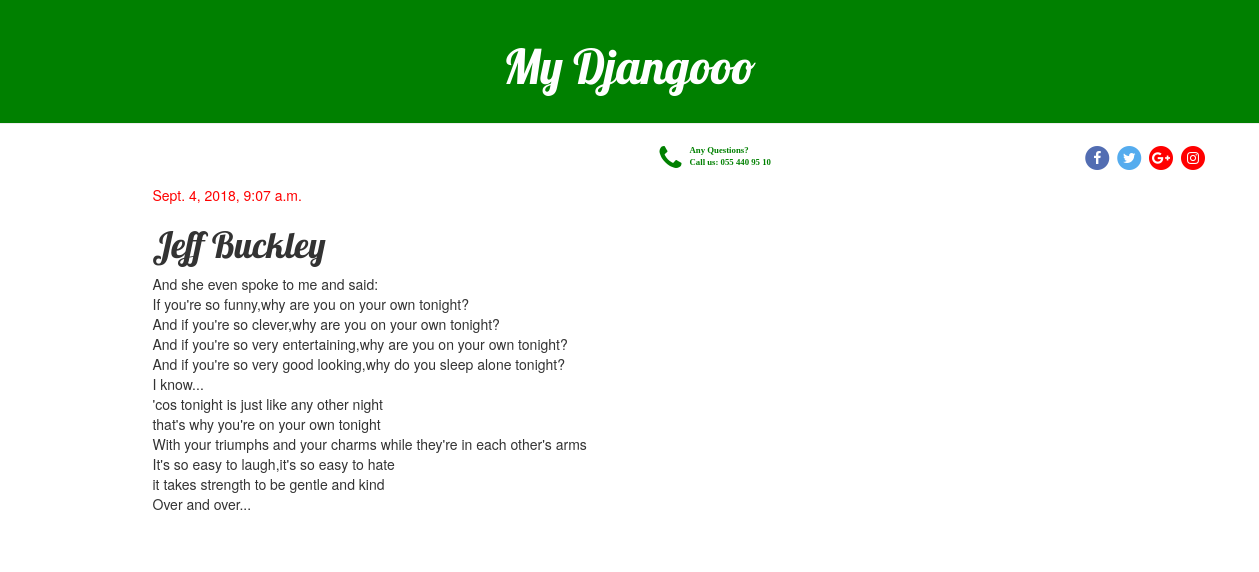
The app's page /post/4/ with its own data.
### blog/models.py (models this page shows, shortened)
class Post(models.Model):
    author = models.ForeignKey('auth.User', on_delete=models.CASCADE)
    title = models.CharField(max_length=200)
    text = models.TextField()
    created_date = models.DateTimeField(
            default=timezone.now)
    published_date = models.DateTimeField(
            blank=True, null=True)

### blog/views.py (the view)
# urls.py: url(r'^post/(?P<pk>\d+)/$', views.post_detail, name='post_detail'),
def post_detail(request, pk):
    post = get_object_or_404(Post, pk=pk)
    Post.objects.get(pk=pk)
    return render(request, 'blog/post_detail.html', {'post': post})

### blog/templates/blog/post_detail.html (shortened to what this page needs)
<!DOCTYPE html> {% extends 'blog/base.html' %} {% load static %}
                {% block content %}
                <div class="post">
                    {% if post.published_date %}
                    <div class="date">
                        {{ post.published_date }}
                    </div>
                    {% endif %}
                    <h1>{{ post.title }}</h1>
                    <p>{{ post.text|linebreaksbr }}</p>
                </div>
                {% endblock %}

### blog/static/css/blog.css (style rules this page uses)
h1, h2, h3, h4 { font-family: 'Lobster', cursive; }
.date { color: red; }
.post { margin-bottom: 30px; }

### records on screen
Post: published_date "Sept. 4, 2018, 9:07 a.m.", title "Jeff Buckley", text "And she even spoke to me and said: If you're so funny,why are you on your own tonight? And if you're so clever,why are you on your own tonight? And if you're so very entertaining,why are you on your own tonight? And if you're so very good looking,why do you sleep alone tonight? I know... 'cos tonight is just like any other night that's why you're on your own tonight With your triumphs and your charms while they're in each other's arms It's so easy to laugh,it's so easy to hate it takes strength to be gentle and kind Over and over..."
